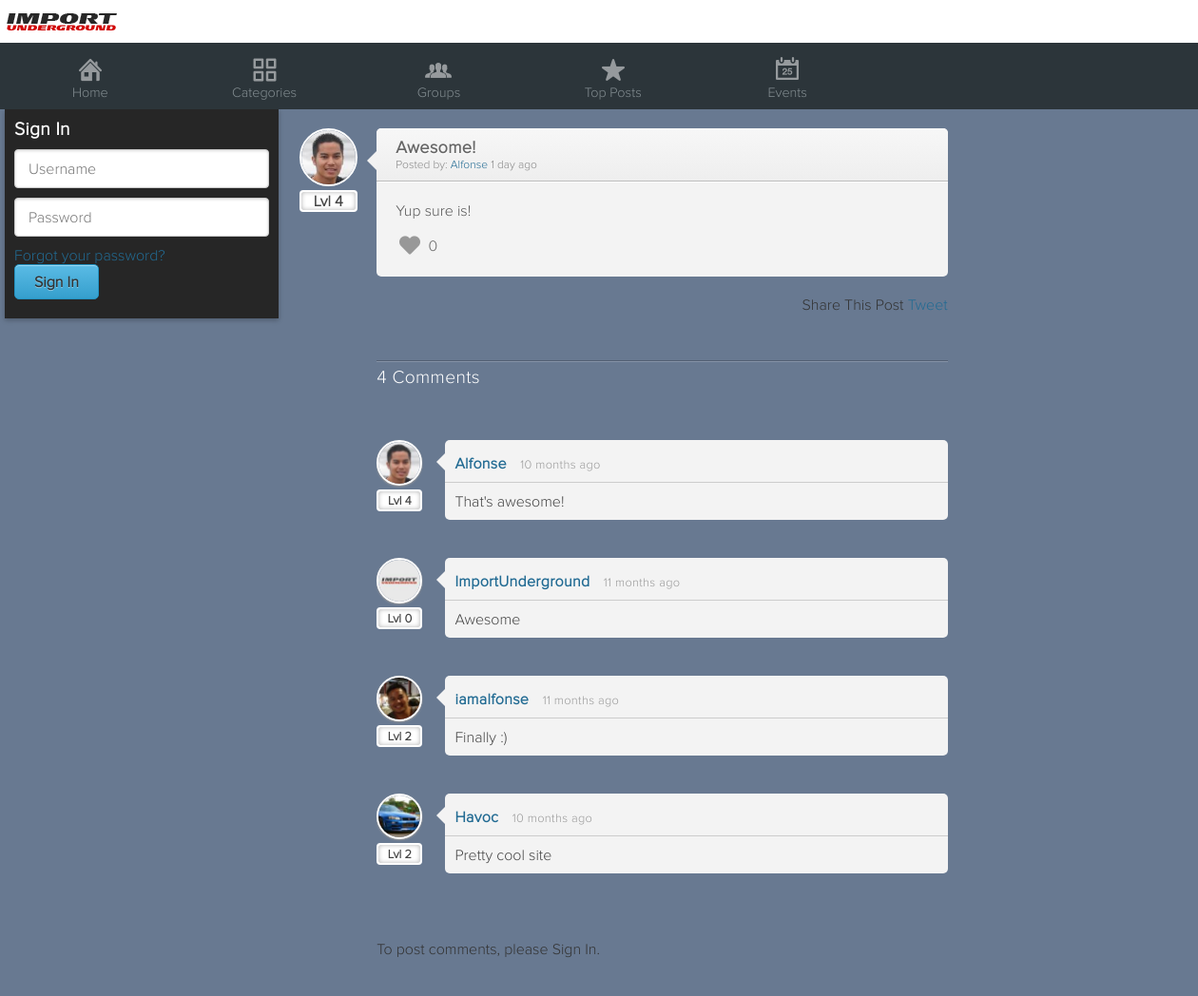
The page /post/1/awesome on the database its author committed.
### tables this page shows
CREATE TABLE IF NOT EXISTS `users` (
  `user_id` int(11) NOT NULL,
  `username` varchar(30) NOT NULL,
  `email` varchar(70) NOT NULL,
  `passwd` char(40) NOT NULL,
  `displayname` varchar(30) NOT NULL,
  `active` binary(1) NOT NULL DEFAULT '0',
  `setup` binary(1) DEFAULT '0',
  `joindate` date DEFAULT NULL,
  `birthdate` date DEFAULT NULL,
  `bio` text,
  `location` varchar(60) DEFAULT NULL,
  `car` varchar(60) DEFAULT NULL,
  `profileimg` varchar(40) DEFAULT NULL,
  `profilebg` varchar(40) DEFAULT NULL,
  `total_posts` int(11) DEFAULT '0',
  `total_comments` int(11) DEFAULT '0',
  `total_likes` int(11) DEFAULT '0',
  `lvl` tinyint(4) DEFAULT '0',
  `total_xp` int(11) NOT NULL DEFAULT '0',
  `total_gp` int(11) DEFAULT '0',
  `group_id` int(11) DEFAULT NULL,
  `session_hash` varchar(32) DEFAULT NULL
);

CREATE TABLE IF NOT EXISTS `posts` (
  `id` int(11) NOT NULL,
  `user_id` int(11) DEFAULT NULL,
  `blog_title` varchar(100) DEFAULT NULL,
  `blog_message` mediumtext,
  `category` varchar(60) DEFAULT NULL,
  `group_id` int(11) DEFAULT NULL,
  `post_date` datetime DEFAULT NULL,
  `views` int(11) NOT NULL DEFAULT '0',
  `likes` int(11) NOT NULL DEFAULT '0',
  `comments` int(11) NOT NULL DEFAULT '0',
  `post_updated` datetime DEFAULT NULL,
  `deleted` binary(1) DEFAULT '0'
);

CREATE TABLE IF NOT EXISTS `comments` (
  `id` int(11) NOT NULL,
  `usrname` varchar(30) DEFAULT NULL,
  `post_id` int(11) DEFAULT NULL,
  `user_id` int(11) DEFAULT NULL,
  `comment_post` text,
  `comment_date` datetime DEFAULT NULL,
  `deleted` binary(1) DEFAULT '0'
);

### post.php (the view, shortened to what this page needs)
<?php
include("config.php");
$postid = mysqli_real_escape_string($dblink, $_GET['post_id']);
$titleurl = mysqli_real_escape_string($dblink, $_GET['title']);
$QueryResult = @mysqli_query($dblink, "SELECT username, email, displayname, lvl, blog_title, blog_message, category, user_id, id, post_date,views, deleted FROM users INNER JOIN posts USING (user_id) WHERE id = '$postid'");
$Row = mysqli_fetch_assoc($QueryResult);
$postusername = $Row['displayname'];
$blogtitle = iu_cleaner_url($Row['blog_title']);
?>
<!DOCTYPE html>
<html xmlns="http://www.w3.org/1999/xhtml">
<head>
	<link href="/stylesheets/car.css" rel="stylesheet" type="text/css" />
</head>
<body class='comments'>
	<?php include("top.php"); ?>
	<div id="content">
		<?php include("left.php"); ?>
		<div id='right'>
<?
if($Row['deleted']=='1'){
	echo "<h2>Uh oh! This post has been deleted.</h2>";
}else{
?>
			<div class='postitem'>
				<div class="postuser">
					<a href="/profile/<?= $Row['username'] ?>"><? iu_get_avatar_pic($Row['email']); ?></a>
					<div class="lvl">
						<p>Lvl <?= trim($Row['lvl']); ?> </p>
					</div>
				</div>
				<div class='posttop'>
					<h3 class='posttitle' id="<?= $Row['id']; ?>"><?= $Row['blog_title']; ?></h3>
					<p class='username'>Posted by: <a href="/profile/<?= $Row['username']; ?>"><?= $postusername; ?></a> <?= iu_time_elapsed_string($Row['post_date']); ?></p>
				</div>
				<div class='postbottom'>
					<div class='blogmessage'><?= iu_convert_image_links(iu_convert_video_links(iu_linkusername($Row['blog_message']))) ?></div>
					<div class='counters'>
						<?
						$getPostsQuery3 = @mysqli_query($dblink, "SELECT likes FROM posts WHERE id = '{$Row['id']}'");
						$getPostsRow3 = mysqli_fetch_assoc($getPostsQuery3);
						$getPostsQuery4 = @mysqli_query($dblink, "SELECT user_id,liked FROM likes WHERE likes.user_id = '{$Rows['user_id']}' AND likes.post_id = '{$Row['id']}'");
						$getPostsRow4 = mysqli_fetch_assoc($getPostsQuery4);
						if($getPostsRow4['user_id'] == $Rows['user_id'] && isset($_COOKIE['login_cookie']) && $getPostsRow4['liked'] == 1 ){
							echo "<div class='likes'><span class='liked'>Likes</span> {$getPostsRow3['likes']}</div>";
						}else{
							echo "<div class='likes'><span>Likes</span> {$getPostsRow3['likes']}</div>";
						}
						?>
					</div>
				</div>
				<div class="sharepost">
					<p>Share This Post  <a href="https://twitter.com/share" class="twitter-share-button" data-lang="en">Tweet</a></p>
				</div>
			</div>
	<?
		$QueryResult3 = @mysqli_query($dblink, "SELECT * FROM comments WHERE post_id = '$postid'");
		$Row3 = mysqli_fetch_assoc($QueryResult3);
		$numrows = mysqli_num_rows($QueryResult3);
		if($numrows >= 1){
			echo "<div id='commentstop'><h3>". iu_plural($numrows, 'Comment') ."</h3></div>";
			echo "<div id='commentsarea'>";
			do {
				$QueryResult2 = @mysqli_query($dblink, "SELECT id, username, lvl, displayname, email FROM users INNER JOIN comments USING (user_id) WHERE id = '{$Row3['id']}'");
				$Row2 = mysqli_fetch_assoc($QueryResult2);
				$commentusername2 = $Row2['displayname'];
				?>
				<div class='comment' id="comment<?= $Row2['id'] ?>">
					<span class='commentpic'>
						<a href="/profile/<?= $Row2['username']; ?>"><? iu_get_avatar_pic($Row2['email']); ?></a>
						<div class="lvl">
							<p>Lvl <?= trim($Row2['lvl']); ?></p>
						</div>
					</span>
					<div class='usercomment-top'>
						<h4><a href="/profile/<?= $Row2['username']; ?>"><?= $commentusername2 ?></a> <span><?= iu_time_elapsed_string($Row3['comment_date']); ?></span></h4>
					</div>
					<div class='usercomment'>
						<?= trim($Row3['comment_post']); ?>
					</div>
				</div>
				<?
				$Row3 = mysqli_fetch_assoc($QueryResult3);
			} while ($Row3);
			echo "</div>";
		}else {
			echo "<div id='commentstop'><h3>". iu_plural($numrows, 'Comment') ."</h3></div>";
		}
		if (isset( $_COOKIE['login_cookie'] )) {
			$have_user_id = true;
			$user_idname = $_COOKIE['login_cookie'];
			if(isset($_POST['submitcomment']) && $_POST['comment'] == ''){
				echo "<p><span class='red'>* required</span></p>";
			}
			echo "<div id='addcomment'>
				  	<form method='post' action='/submitcomment/$postid/$blogtitle'>
						<p class='addcommentp'>Add Comment:</p>
						<textarea class='commentinput' name='comment' placeholder='Your comment here...'></textarea>
						<input type='hidden' name='postid_num' value='$postid' >
						<input type='hidden' name='title' value='$titleurl' >
						<input type='submit' name='submitcomment' class='button1 submitbtn' value='Submit Comment'/>
				  	</form>
				 </div>";
		} else {
			echo "<p class='logintocomment' >To post comments, please Sign In.</p>";
		}
	?>
<? } ?>
		</div>
	</div>
</body>
</html>

### config.php (shortened to what this page needs)
	<?
function iu_linkusername($string) {
	$pattern = '/@([a-zA-Z0-9_]+)/';
	$replace = '<a href="/profile/$1">@$1</a>';
	$new_string = preg_replace($pattern, $replace, $string);
	return $new_string;
}
function iu_get_avatar_pic($email = ""){
	include 'dbparams.php';
	$results3 = mysqli_query($dblink, "SELECT profileimg, displayname FROM users WHERE email = '$email'");
	$Row3 = mysqli_fetch_assoc($results3);
	if($Row3['profileimg'] != NULL || $Row3['profileimg'] != ''){
		echo '<img class="avatar" src="/'.$Row3['profileimg'].'" alt="'.$Row3['displayname'].'" />';
	}else {
		echo '<img class="avatar" src="/images/me.jpg" />';
	}
}
function iu_plural($number, $text){
	if($number==1){
		return $number." ".$text;
	}else {
		return $number." ".$text."s";
	}
}
	?>
	<?
function iu_convert_video_links($text) {
	$videoEmbed = preg_replace("/(?:\<a.+?)?\s*[a-zA-Z\/\/:\.]*vimeo.com\/(?:channels\/|groups\/([^\/]*)\/videos\/|album\/(\d+)\/video\/|)(\d+)(?:\<a.+?)?/i","<iframe width=\"640\" height=\"390\" src=\"//player.vimeo.com/video/$3\" webkitallowfullscreen mozallowfullscreen allowfullscreen></iframe>",$text);
    $videoEmbed = preg_replace("/(?:\<a.+?)?\s*[a-zA-Z\/\/:\.]*youtu\.?be(.com)?\/watch\?v=([a-zA-Z0-9\-_]+)([a-zA-Z0-9\/\*\-\_\?\&\;\%\=\.]*)(?:.+\>)?/i","<iframe width=\"640\" height=\"390\" src=\"//www.youtube.com/embed/$2\" frameborder=\"0\" webkitallowfullscreen mozallowfullscreen allowfullscreen></iframe>",$videoEmbed);
    return $videoEmbed;
}
function iu_convert_image_links($text) {
	$imageEmbed = preg_replace_callback("/<p>\<img(?:.+)?src\=(?:\"|\')(.+?)(?:\"|\')(?:.+?)\/?\>(.*)?<\/p>/i", 'iu_convert_image_callback', $text);
	return $imageEmbed;
}
function iu_time_elapsed_string($datetime, $full = false) {
	$now = new DateTime;
	$ago = new DateTime($datetime);
	$diff = $now->diff($ago);
	$string = array(
	'y' => 'year',
	'm' => 'month',
	'd' => 'day',
	'h' => 'hour',
	'i' => 'minute',
	's' => 'second',
	);
	foreach ($string as $k => &$v) {
		if ($diff->$k) {
			$v = $diff->$k . ' ' . $v . ($diff->$k > 1 ? 's' : '');
		} else {
			unset($string[$k]);
		}
	}
	if (!$full) $string = array_slice($string, 0, 1);
	return $string ? implode(', ', $string) . ' ago' : 'just now';
}
?>

### rows shown on the page
users: profileimg (picture)
posts: user.lvl "4", blog_title "Awesome!", user.displayname "Alfonse", post_date "1 day ago", blog_message "Yup sure is!", likes "0"
comments: user.profileimg (picture), user.lvl "4", user.displayname "Alfonse", comment_date "10 months ago", comment_post "That's awesome!"
comments: user.profileimg (picture), user.lvl "0", user.displayname "ImportUnderground", comment_date "11 months ago", comment_post "Awesome"
comments: user.profileimg (picture), user.lvl "2", user.displayname "iamalfonse", comment_date "11 months ago", comment_post "Finally :)"
comments: user.profileimg (picture), user.lvl "2", user.displayname "Havoc", comment_date "10 months ago", comment_post "Pretty cool site"

### other values the page prints
iu_plural($numrows, 'Comment') "4 Comments"
